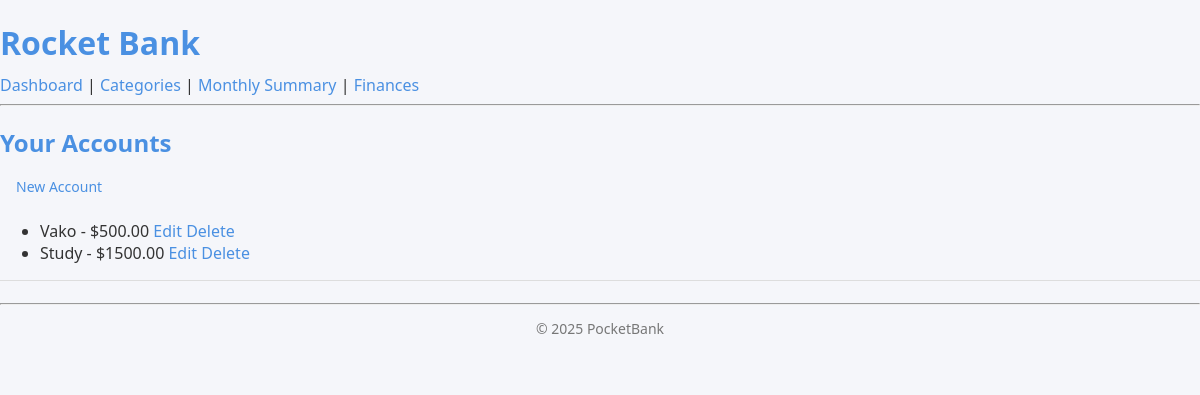
/accounts/ (signed in), run on the app's committed database.
### finance/models.py (models this page shows, shortened)
class Account(models.Model):
    name = models.CharField(max_length=50)
    balance = models.DecimalField(max_digits=15, decimal_places=2)
    owner = models.ForeignKey(User, on_delete=models.CASCADE)
    is_active = models.BooleanField(default=True)
    ACCOUNT_TYPES = [
    ('checking', 'Checking'),
    ('savings', 'Savings'),
    ('credit', 'Credit Card'),
]
    account_type = models.CharField(max_length=20, choices=ACCOUNT_TYPES)

### accounts/views.py (the view)
# urls.py: path('', AccountListView.as_view(), name='accounts_list'),
class AccountListView(LoginRequiredMixin, ListView):
    model = Account
    template_name = 'accounts/accounts_list.html'
    context_object_name = 'accounts'
    def get_queryset(self):
        return Account.objects.filter(owner=self.request.user)

### templates/accounts/accounts_list.html
{% extends "base.html" %}
{% block content %}
<h2>Your Accounts</h2>
<a href="{% url 'account_create' %}" class="btn btn-success">New Account</a>
<ul>
    {% for account in object_list %}
        <li>
            {{ account.name }} - ${{ account.balance }}
            <a href="{% url 'account_edit' account.pk %}">Edit</a>
            <a href="{% url 'account_delete' account.pk %}">Delete</a>
        </li>
    {% empty %}
        <li>No accounts yet.</li>
    {% endfor %}
</ul>
{% endblock %}

### static/style.css (style rules this page uses)
*, *::before, *::after { box-sizing: border-box; }
body { font-family: "Segoe UI", Roboto, sans-serif; background-color: #f5f6fa; margin: 0; padding: 0; color: #333; }
a { color: #4A90E2; text-decoration: none; }
h1, h2, h3, h4, h5 { color: #4A90E2; margin-bottom: 10px; }
a.btn, button.btn { display: inline-block; padding: 8px 16px; border-radius: 6px; text-decoration: none; font-size: 14px; font-weight: 500; transition: background 0.2s ease-in-out, transform 0.2s ease-in-out; cursor: pointer; border: none; background: none; }

### data on the page
Account: name "Vako", balance "500.00"
Account: name "Study", balance "1500.00"
